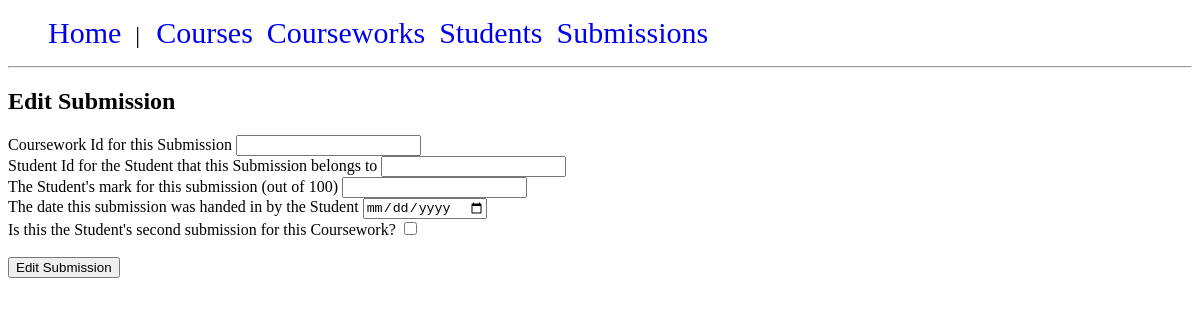
/submissions/edit_submission_form.php?id=1, run on an earlier commit of the app's database.
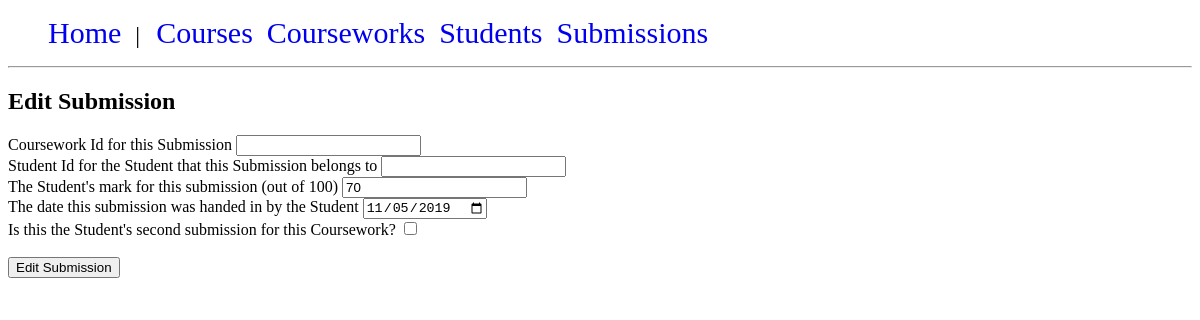
And on a later commit of the database.
### tables this page shows
CREATE TABLE "submissions" (
	"submission_id"	INTEGER NOT NULL PRIMARY KEY AUTOINCREMENT UNIQUE,
	"coursework_id"	INTEGER NOT NULL,
	"student_id"	INTEGER NOT NULL,
	"mark"	INTEGER(100),
	"hand_in_date"	DATE NOT NULL,
	"second_submission"	BOOLEAN NOT NULL DEFAULT 0,
	"grade_id"	INTEGER NOT NULL,
	FOREIGN KEY("coursework_id") REFERENCES "courseworks"("coursework_id"),
	FOREIGN KEY("student_id") REFERENCES "students"("student_id")
);

### submissions/submission_functions.php (called while the page is built, shortened)
<?php
if (php_sapi_name() == "cli") {
    require_once getcwd().'../database/dbconnection.php';
} else {
    require_once $_SERVER['DOCUMENT_ROOT'].'/database/dbconnection.php';
}
function getSubmissionById($submission_id) {
    $query = "SELECT submission_id, mark, hand_in_date, g.grade, second_submission, name as student_name FROM submissions sub
              JOIN students stu ON sub.student_id = stu.student_id
              JOIN grades g on sub.grade_id = g.grade_id
              WHERE submission_id = ?";
    $submission = DB::run($query, [$submission_id])->fetch(PDO::FETCH_ASSOC);
    return $submission;
}

### database/dbconnection.php (called while the page is built, shortened)
<?php
class DB {
    private static $instance = null;
    private static $pdo;
    public function __construct() {
        if (php_sapi_name() == "cli") {
            self::$pdo = new PDO("sqlite:database/courseworkapp.db");
        }
        else {
            self::$pdo = new PDO("sqlite:".$_SERVER['DOCUMENT_ROOT']."/database/courseworkapp.db");
        }
}
    public static function getInstance() : DB {
        if(!self::$instance)
        {
            self::$instance = new DB();
        }
        return self::$instance;
    }
    public static function run($sql, $params = NULL) {
        $stmt = self::$pdo->prepare($sql);
        $stmt->execute($params);
        return $stmt;
    }
}

### submissions/edit_submission_form.php (the view, shortened to what this page needs)
<?php
require_once 'submission_functions.php';
$submission = getSubmissionById($_GET['id']);
?>
<h2>Edit Submission</h2>
<form method="post" action="edit_submission.php">
    Coursework Id for this Submission
    <input name="coursework_id" type="number" value="<?php echo $submission['coursework_id'] ?>" required>
    <br>
    Student Id for the Student that this Submission belongs to
    <input name="student_id" type="number" value="<?php echo $submission['student_id'] ?>" required>
    <br>
    The Student's mark for this submission (out of 100)
    <input name="mark" type="number" value="<?php echo $submission['mark'] ?>">
    <br>
    The date this submission was handed in by the Student
    <input name="hand_in_date" type="date" value="<?php echo $submission['hand_in_date'] ?>" required>
    <br>
    Is this the Student's second submission for this Coursework?
    <input name="second_submission" type="checkbox" <?php if($submission['second_submission'] == 1) {echo 'checked';} ?>>
    <br>
    <br>
    <input type="submit" value='Edit Submission'>
</form>

What changed in the data, as far as the page shows it:
now on this page (row edited): submissions: mark "70", hand_in_date "11/05/2019"
Also different on the page:
form field second_submission: "☐" → (not shown)
